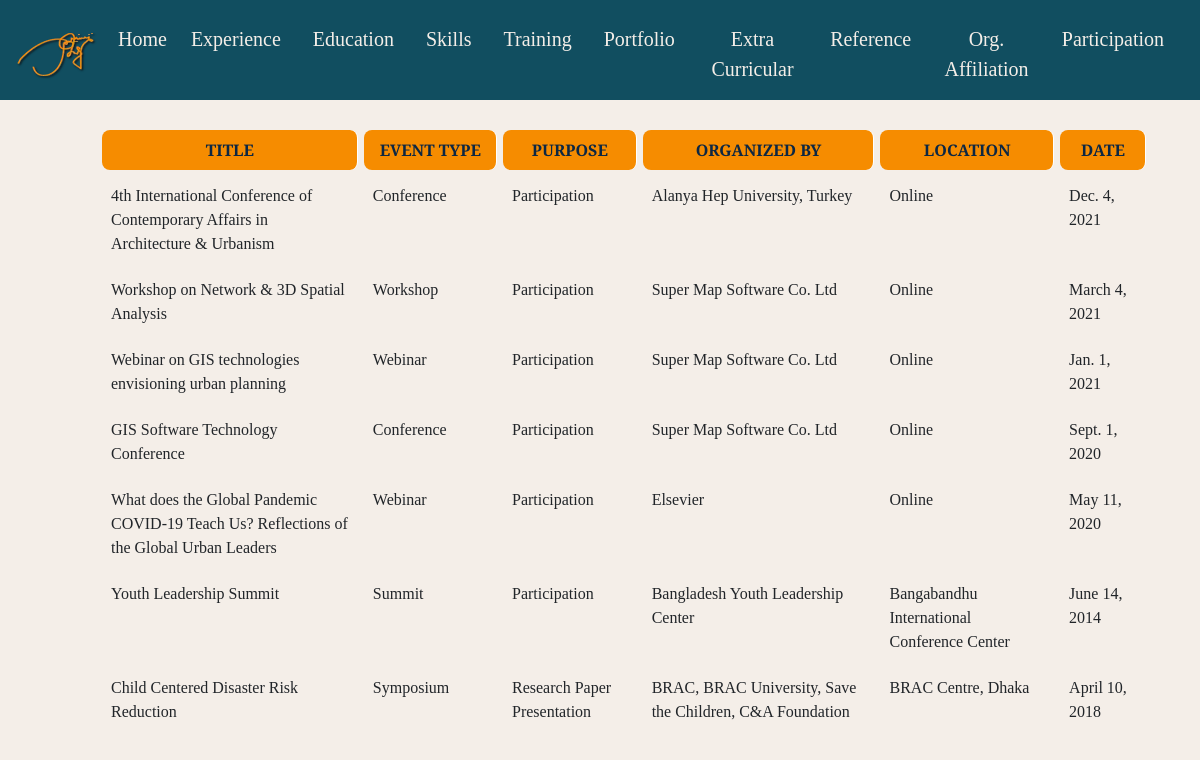
Page /participation/ on the committed database.
### planner/models.py (models this page shows, shortened)
class Participation(models.Model):
    title = models.CharField(max_length=200)
    event_type = models.CharField(max_length=100)
    purpose = models.TextField()
    organized_by = models.CharField(max_length=200)
    location = models.CharField(max_length=100)
    date = models.DateField()

### planner/views.py (the view)
# urls.py: path('participation/', views.participation, name='participation'),
def participation(request):
    participations = Participation.objects.all()
    return render(request, "participation.html", {'participations': participations})

### planner/templates/participation.html (shortened to what this page needs)
{% extends 'base.html' %}
{% load static %}
{% block extra_head %}
<link href="{% static 'planner/css/education_style.css' %}" rel="stylesheet">
{% endblock %}
{% block content %}
<div class="container">
    <table class="table table-bordered table-hover text-center m-4">
        <thead class="thead-dark">
            <tr>
                <th>Title</th>
                <th>Event Type</th>
                <th>Purpose</th>
                <th>Organized By</th>
                <th>Location</th>
                <th>Date</th>
            </tr>
        </thead>
        <tbody>
            {% for participation in participations %}
            <tr>
                <td>{{ participation.title }}</td>
                <td>{{ participation.event_type }}</td>
                <td>{{ participation.purpose }}</td>
                <td>{{ participation.organized_by }}</td>
                <td>{{ participation.location }}</td>
                <td>{{ participation.date }}</td>
            </tr>
            {% endfor %}
        </tbody>
    </table>
</div>
{% endblock %}

### planner/static/planner/css/home_style.css (style rules this page uses)
* { margin: 0; padding: 0; box-sizing: border-box; scroll-behavior: smooth; }
body { background-color: #f4eee8; font-family: "Spectral", serif; overflow-x: hidden; }
th { text-align: center !important; background-color: #f68c00 !important; color: #0c2743 !important; padding: 8px 15px !important; border-right: 1px solid white !important; text-transform: uppercase !important; border-radius: 8px; font-weight: bold; }
table { width: 100%; border-collapse: separate; border-spacing: 6px; }
th, td { padding: 10px; text-align: left; border: 1px solid transparent; }

### planner/static/planner/css/education_style.css (style rules this page uses)
body { background-color: #f4eee8; font-family: "Spectral", serif; }
* { margin: 0; padding: 0; box-sizing: border-box; }
th { text-align: center; background-color: #f68c00 !important; color: #0c2743 !important; padding: 8px 15px !important; border-right: 1px solid white !important; text-transform: uppercase !important; white-space: nowrap !important; }

### rows in the picture
Participation: title "4th International Conference of Contemporary Affairs in Architecture & Urbanism", event_type "Conference", purpose "Participation", organized_by "Alanya Hep University, Turkey", location "Online", date "Dec. 4, 2021"
Participation: title "Workshop on Network & 3D Spatial Analysis", event_type "Workshop", purpose "Participation", organized_by "Super Map Software Co. Ltd", location "Online", date "March 4, 2021"
Participation: title "Webinar on GIS technologies envisioning urban planning", event_type "Webinar", purpose "Participation", organized_by "Super Map Software Co. Ltd", location "Online", date "Jan. 1, 2021"
Participation: title "GIS Software Technology Conference", event_type "Conference", purpose "Participation", organized_by "Super Map Software Co. Ltd", location "Online", date "Sept. 1, 2020"
Participation: title "What does the Global Pandemic COVID-19 Teach Us? Reflections of the Global Urban Leaders", event_type "Webinar", purpose "Participation", organized_by "Elsevier", location "Online", date "May 11, 2020"
Participation: title "Youth Leadership Summit", event_type "Summit", purpose "Participation", organized_by "Bangladesh Youth Leadership Center", location "Bangabandhu International Conference Center", date "June 14, 2014"
Participation: title "Child Centered Disaster Risk Reduction", event_type "Symposium", purpose "Research Paper Presentation", organized_by "BRAC, BRAC University, Save the Children, C&A Foundation", location "BRAC Centre, Dhaka", date "April 10, 2018"
